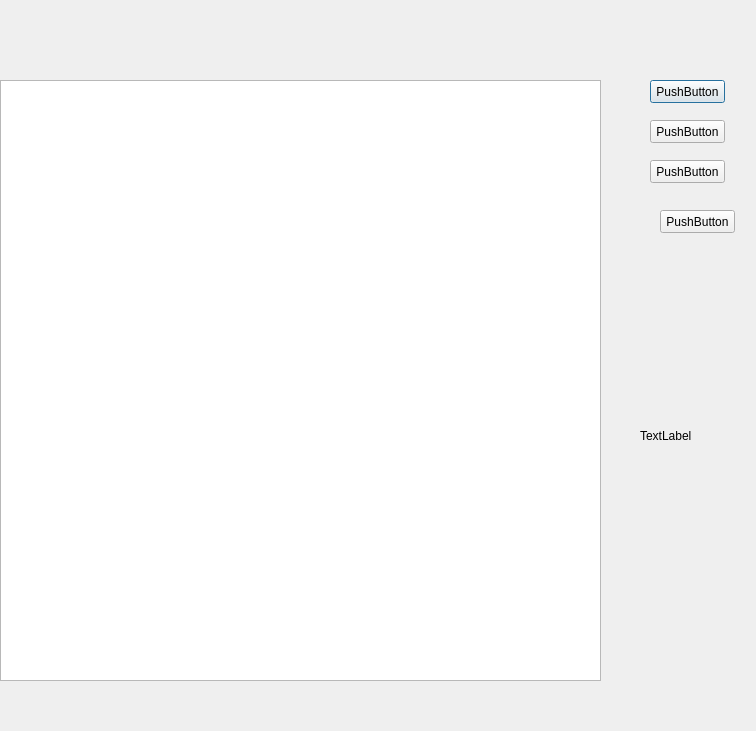
<?xml version="1.0" encoding="UTF-8"?>
<ui version="4.0">
 <class>inventoryList</class>
 <widget class="QDialog" name="inventoryList">
  <property name="geometry">
   <rect>
    <x>0</x>
    <y>0</y>
    <width>756</width>
    <height>731</height>
   </rect>
  </property>
  <property name="windowTitle">
   <string>Dialog</string>
  </property>
  <widget class="QTableView" name="tableView">
   <property name="geometry">
    <rect>
     <x>0</x>
     <y>80</y>
     <width>601</width>
     <height>601</height>
    </rect>
   </property>
  </widget>
  <widget class="QLabel" name="Lable_7">
   <property name="geometry">
    <rect>
     <x>640</x>
     <y>370</y>
     <width>121</width>
     <height>131</height>
    </rect>
   </property>
   <property name="text">
    <string>TextLabel</string>
   </property>
  </widget>
  <widget class="QPushButton" name="AddList">
   <property name="geometry">
    <rect>
     <x>650</x>
     <y>80</y>
     <width>75</width>
     <height>23</height>
    </rect>
   </property>
   <property name="text">
    <string>PushButton</string>
   </property>
  </widget>
  <widget class="QPushButton" name="UpdateList">
   <property name="geometry">
    <rect>
     <x>650</x>
     <y>120</y>
     <width>75</width>
     <height>23</height>
    </rect>
   </property>
   <property name="text">
    <string>PushButton</string>
   </property>
  </widget>
  <widget class="QPushButton" name="ShowList">
   <property name="geometry">
    <rect>
     <x>650</x>
     <y>160</y>
     <width>75</width>
     <height>23</height>
    </rect>
   </property>
   <property name="text">
    <string>PushButton</string>
   </property>
  </widget>
  <widget class="QPushButton" name="DeleteList">
   <property name="geometry">
    <rect>
     <x>660</x>
     <y>210</y>
     <width>75</width>
     <height>23</height>
    </rect>
   </property>
   <property name="text">
    <string>PushButton</string>
   </property>
  </widget>
 </widget>
 <resources/>
 <connections/>
</ui>
